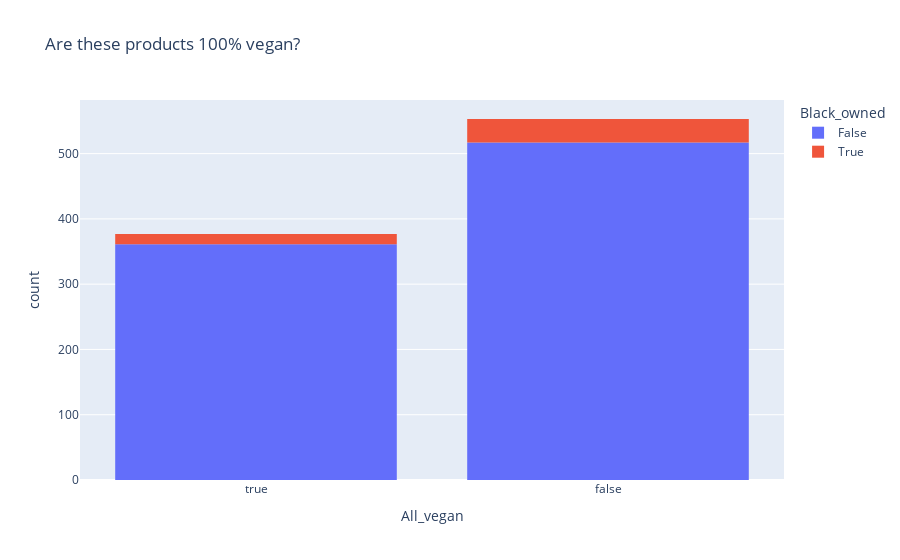

Notebook cell for this chart:
### Code cell
# check out vegan brand values, along with which are black-owned
fig = px.histogram(brand_df, x='All_vegan', color="Black_owned", category_orders={'All_vegan': [True, False]}, title='Are these products 100% vegan?')
fig.show();

### Figure 1 — Plotly figure (JSON) as saved in the notebook; plotly's stock layout.template omitted (floating-point values rounded to 4 significant figures; data arrays with more than 128 entries replaced by an {"elided": "..."} marker saying what was removed)
{"data": [{"alignmentgroup": "True", "bingroup": "x", "hovertemplate": "Black_owned=False<br>All_vegan=%{x}<br>count=%{y}<extra></extra>", "legendgroup": "False", "marker": {"color": "#636efa", "pattern": {"shape": ""}}, "name": "False", "offsetgroup": "False", "orientation": "v", "showlegend": true, "type": "histogram", "x": {"elided": "878 bool values"}, "xaxis": "x", "yaxis": "y"}, {"alignmentgroup": "True", "bingroup": "x", "hovertemplate": "Black_owned=True<br>All_vegan=%{x}<br>count=%{y}<extra></extra>", "legendgroup": "True", "marker": {"color": "#EF553B", "pattern": {"shape": ""}}, "name": "True", "offsetgroup": "True", "orientation": "v", "showlegend": true, "type": "histogram", "x": [false, false, true, false, false, false, false, false, false, false, true, true, true, false, false, false, false, true, false, false, false, false, false, false, false, false, true, false, false, false, true, true, true, false, false, true, false, false, false, true, true, false, false, true, true, false, true, true, false, false, false, false], "xaxis": "x", "yaxis": "y"}], "layout": {"barmode": "relative", "legend": {"title": {"text": "Black_owned"}, "tracegroupgap": 0}, "title": {"text": "Are these products 100% vegan?"}, "xaxis": {"anchor": "y", "categoryarray": [true, false], "categoryorder": "array", "domain": [0, 1], "title": {"text": "All_vegan"}}, "yaxis": {"anchor": "x", "domain": [0, 1], "title": {"text": "count"}}}}
